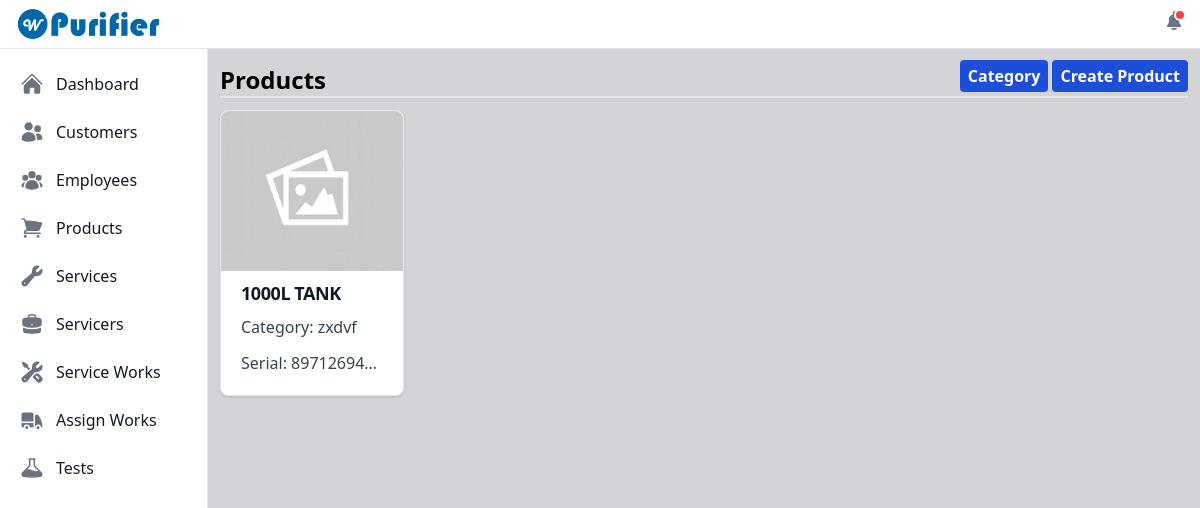
The app's page /view_products/ (signed in) with its own data.
### purifier/models.py (models this page shows, shortened)
class Product(models.Model):
    id = models.UUIDField(primary_key=True, default=uuid.uuid4, unique=True, editable=False)
    product_serial = models.CharField(max_length=100, unique=True)
    category = models.ForeignKey(Category, on_delete=models.SET_NULL, blank=True, null=True)
    name = models.CharField(max_length=100)
    image = models.ImageField(null=True, blank=True, upload_to="product_images/")
    services = models.ManyToManyField(Service, blank=True)
    created_on = models.DateField(auto_now_add=True)

class Category(models.Model):
    id = models.UUIDField(primary_key=True, default=uuid.uuid4, unique=True, editable=False)
    image = models.ImageField(null=True, blank=True, upload_to="category_images/")
    name = models.CharField(max_length=50)
    def __str__(self) -> str:
        return self.name

### purifier/views.py (the view)
# urls.py: path('view_products/', views.viewProducts, name='view_products'),
@login_required
def viewProducts(request):
    category_form = CategoryForm()
    product_form = ProductForm()
    products = Product.objects.all()
    products_exists = products.exists()
    context = {'category_form': category_form, 'product_form': product_form, 'products': products, 'products_exists': products_exists}
    return render(request, 'product/view_products.html', context)

### user_management/models.py (called while the page is built)
    def __str__(self):
        return self.username

### purifier/templates/product/view_products.html (shortened to what this page needs)
{% extends "index.html" %}
{% load static %}
{% block content %}
    <div class="flex justify-between">
        <span class="text-2xl font-bold flex self-end">Products</span>
        <div class="flex gap-x-1">
            <button id="dropdownCategoryButton" data-dropdown-toggle="dropdownCategory" data-dropdown-placement="bottom-end" class="bg-blue-700 p-1 px-2 mb-1 text-base font-bold rounded text-white" type="button">Category</button>
            <a href="{% url "purifier:create_product" %}"><button type="button" class="bg-blue-700 p-1 px-2 mb-1 text-base font-bold rounded text-white">Create Product</button></a>
        </div>
    </div>
    <hr class="border dark:border-gray-800">
    <div class="mt-3">
        {% if products_exists %}
        <div id="productsCardView" class="grid grid-cols-5 gap-3">
            {% for product in products  %}
            <div>
                <a href="{% url "purifier:each_product" product.id %}">
                    <div class="bg-white border border-gray-200 rounded-lg shadow dark:bg-gray-800 dark:border-gray-700">
                        {% if product.image %}
                            <img src="{{product.image.url}}" class="object-fill rounded-t-lg w-full h-40" alt="Profile not loading...">
                        {% else %}
                            <img src="{% static 'images/empty_img.jpg' %}" class="object-fill rounded-t-lg w-full h-40" alt="Profile not loading...">
                        {% endif %}
                        <div class="p-5 py-2">
                            <h5 class="mb-2 text-lg font-bold tracking-tight text-gray-900 dark:text-white truncate uppercase">{{product.name}}</h5>
                            <p class="mb-3 font-medium text-gray-700 dark:text-gray-400 truncate"><span>Category:</span> {{ product.category }}</p>
                            <p class="mb-3 font-medium text-gray-700 dark:text-gray-400 truncate"><span>Serial:</span> {{ product.product_serial }}</p>
                        </div>
                    </div>
                </a>
            </div>
            {% endfor %}
        </div>
        {% else %}
        <div class="flex justify-center">
            <span class="font-bold text-xl">No products added. <a href="{% url "purifier:create_product" %}" class="text-blue-700">Create</a> a new product.</span>
        </div>
        {% endif %}
    </div>
{% endblock content %}

### records on screen
Product: name "1000L TANK", category "zxdvf", product_serial "89712694…"
